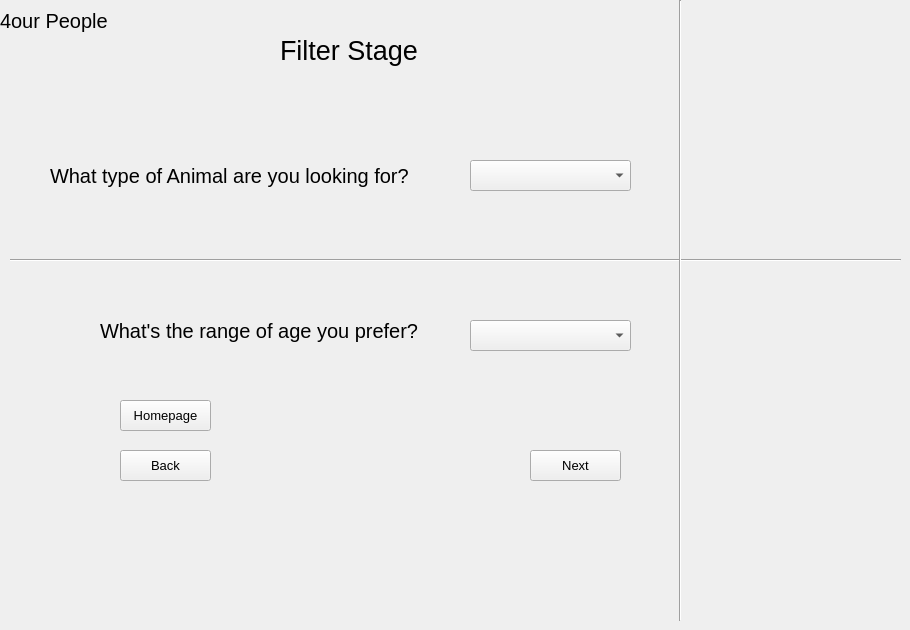
    <widget class="QWidget" name="page_10">
     <widget class="QLabel" name="label_161">
      <property name="geometry">
       <rect>
        <x>0</x>
        <y>0</y>
        <width>121</width>
        <height>41</height>
       </rect>
      </property>
      <property name="font">
       <font>
        <pointsize>15</pointsize>
       </font>
      </property>
      <property name="text">
       <string>4our People</string>
      </property>
     </widget>
     <widget class="QPushButton" name="pushButton_31">
      <property name="geometry">
       <rect>
        <x>120</x>
        <y>400</y>
        <width>91</width>
        <height>31</height>
       </rect>
      </property>
      <property name="font">
       <font>
        <pointsize>10</pointsize>
       </font>
      </property>
      <property name="text">
       <string>Homepage</string>
      </property>
     </widget>
     <widget class="QPushButton" name="pushButton_32">
      <property name="geometry">
       <rect>
        <x>120</x>
        <y>450</y>
        <width>91</width>
        <height>31</height>
       </rect>
      </property>
      <property name="font">
       <font>
        <pointsize>10</pointsize>
       </font>
      </property>
      <property name="text">
       <string>Back</string>
      </property>
     </widget>
     <widget class="QLabel" name="label_66">
      <property name="geometry">
       <rect>
        <x>280</x>
        <y>20</y>
        <width>161</width>
        <height>61</height>
       </rect>
      </property>
      <property name="font">
       <font>
        <pointsize>20</pointsize>
       </font>
      </property>
      <property name="text">
       <string>Filter Stage </string>
      </property>
     </widget>
     <widget class="QLabel" name="label_273">
      <property name="geometry">
       <rect>
        <x>50</x>
        <y>150</y>
        <width>411</width>
        <height>51</height>
       </rect>
      </property>
      <property name="font">
       <font>
        <pointsize>15</pointsize>
       </font>
      </property>
      <property name="text">
       <string>What type of Animal are you looking for?</string>
      </property>
     </widget>
     <widget class="QLabel" name="label_274">
      <property name="geometry">
       <rect>
        <x>100</x>
        <y>310</y>
        <width>371</width>
        <height>41</height>
       </rect>
      </property>
      <property name="font">
       <font>
        <pointsize>15</pointsize>
       </font>
      </property>
      <property name="text">
       <string>What's the range of age you prefer?</string>
      </property>
     </widget>
     <widget class="QComboBox" name="comboBox_4">
      <property name="geometry">
       <rect>
        <x>470</x>
        <y>160</y>
        <width>161</width>
        <height>31</height>
       </rect>
      </property>
     </widget>
     <widget class="QComboBox" name="comboBox_5">
      <property name="geometry">
       <rect>
        <x>470</x>
        <y>320</y>
        <width>161</width>
        <height>31</height>
       </rect>
      </property>
     </widget>
     <widget class="QPushButton" name="pushButton_33">
      <property name="geometry">
       <rect>
        <x>530</x>
        <y>450</y>
        <width>91</width>
        <height>31</height>
       </rect>
      </property>
      <property name="font">
       <font>
        <pointsize>10</pointsize>
       </font>
      </property>
      <property name="text">
       <string>Next</string>
      </property>
     </widget>
     <widget class="Line" name="line">
      <property name="geometry">
       <rect>
        <x>10</x>
        <y>240</y>
        <width>891</width>
        <height>41</height>
       </rect>
      </property>
      <property name="orientation">
       <enum>Qt::Horizontal</enum>
      </property>
     </widget>
     <widget class="Line" name="line_2">
      <property name="geometry">
       <rect>
        <x>670</x>
        <y>0</y>
        <width>20</width>
        <height>621</height>
       </rect>
      </property>
      <property name="orientation">
       <enum>Qt::Vertical</enum>
      </property>
     </widget>
    </widget>
